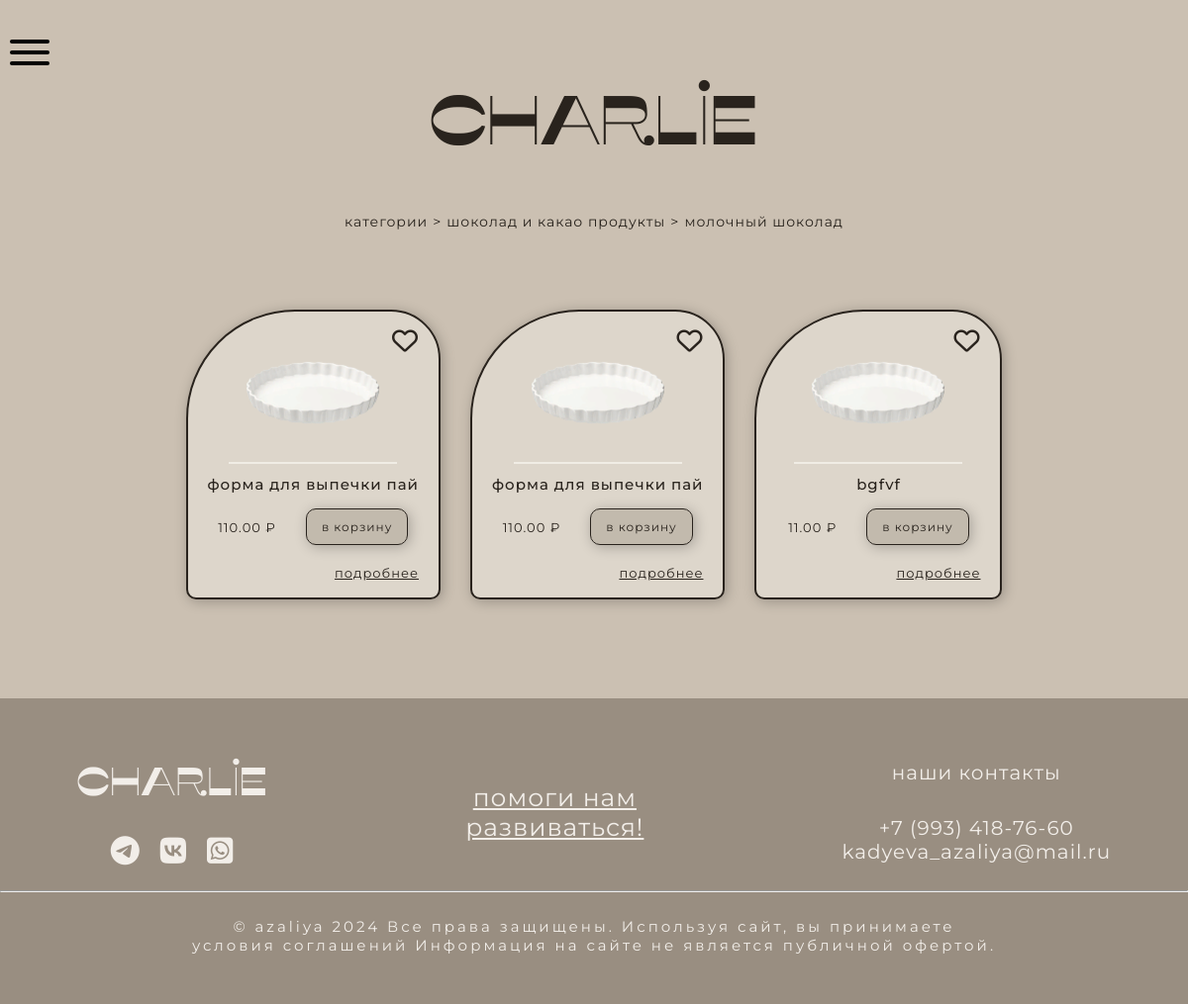
Screenshot of /products.php?id=2 with the database file from the repository.
### tables this page shows
CREATE TABLE `catalog` (
  `id` int NOT NULL,
  `catalog_name` varchar(255) DEFAULT NULL,
  `catalog_photo` varchar(255) DEFAULT NULL,
  `parent_id` int DEFAULT NULL
);

CREATE TABLE `categories` (
  `id` int NOT NULL,
  `categories_name` varchar(255) DEFAULT NULL,
  `categories_photo` varchar(255) DEFAULT NULL
);

CREATE TABLE `tovar` (
  `id` int NOT NULL,
  `type` enum('catalog','category','product') NOT NULL,
  `parent_id` int DEFAULT NULL,
  `name` varchar(255) NOT NULL,
  `article` varchar(255) DEFAULT NULL,
  `size` varchar(50) DEFAULT NULL,
  `color` varchar(50) DEFAULT NULL,
  `price` decimal(10,2) DEFAULT NULL,
  `description` text,
  `tovar_foto` varchar(255) DEFAULT NULL,
  `tovar_fotos1` varchar(255) DEFAULT NULL,
  `tovar_fotos2` varchar(255) DEFAULT NULL,
  `tovar_fotos3` varchar(255) DEFAULT NULL
);

### products.php (the view, shortened to what this page needs)
<?
include ('includes/connect.php');
include ('includes/header.php');
if (isset($_GET['id'])) {
    $catalog_id = $_GET['id'];
} else {
    echo "каталог не выбран";
    exit;
}
$catalog_sql = "SELECT c1.catalog_name as catalog_name, c2.catalog_name as parent_catalog_name, cat.categories_name as category_name
                FROM catalog c1
                LEFT JOIN catalog c2 ON c1.parent_id = c2.id
                LEFT JOIN categories cat ON c2.parent_id = cat.id
                WHERE c1.id = '$catalog_id'";
$catalog_result = $conn->query($catalog_sql);
if ($catalog_result->num_rows > 0) {
    $catalog_info = $catalog_result->fetch_assoc();
} else {
    echo "каталог не найден";
    exit;
}
?>
<!DOCTYPE html>
<html lang="ru">
<head>
    <link rel="stylesheet" href="https://cdnjs.cloudflare.com/ajax/libs/font-awesome/6.5.1/css/all.min.css"
 />
    <link rel="stylesheet" href="assets/css/style.css">
</head>
<body>
    <div class="title container">
        <a href="index.php">
            <h1>CHARLIE</h1>
        </a>
    </div>
    <div class="products container">
        <div class="products_block">
            <div class="products_crumbs">
                <a href="categories.php">категории</a>
                <p>></p>
                <?php if (isset($catalog_info['category_name'])) { ?>
                <a href="categories.php">
                    <?= $catalog_info['category_name'] ?>
                </a>
                <p>></p>
                <?php } ?>
                <a href="catalog.php?id=<?= $catalog_id ?>">
                    <?= $catalog_info['catalog_name'] ?>
                </a>
            </div>
        </div>
        <div class="products_cards">
            <?
            $sql = "SELECT * FROM tovar WHERE parent_id='$catalog_id'";
            $result = $conn->query($sql);
            if ($result->num_rows > 0) {
                while ($row = $result->fetch_assoc()) { ?>
            <div class="products_card">
                <div class="products_favourites">
                    <i class="fa-regular fa-heart" style="color: #29231d;"></i>
                </div>
                <div class="products_foto">
                    <img src="assets/img/products/product.svg" alt="">
                </div>
                <hr>
                <div class="products_name">
                    <h4>
                        <?= $row['name'] ?>
                    </h4>
                </div>
                <div class="products_price-btn">
                    <p>
                        <?= $row['price'] ?> ₽
                    </p>
                    <button>в корзину</button>
                </div>
                <div class="products_detailed">
                    <a href="tovar.php?id=<?= $row['id'] ?>">подробнее</a>
                </div>
            </div>
            <? }
            } else {
                echo "нет товаров в этой категории";
            }
            ?>
        </div>
    </div>
</body>
</html>
<?
include ('includes/footer.php');
?>

### rows the page displays
catalog: parent.categories_name "шоколад и какао продукты", catalog_name "молочный шоколад"
tovar: name "форма для выпечки пай", price "110.00"
tovar: name "форма для выпечки пай", price "110.00"
tovar: name "bgfvf", price "11.00"
